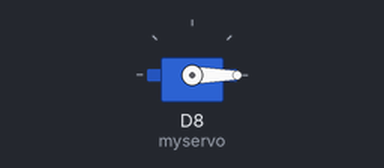
Bench run of a sketch on a simulated ESP8266 (NodeMCU). Parts: servo.

Above: at 0.05 s.
Timing chart, 0 to 4.6 s (numbered marks = the images above):
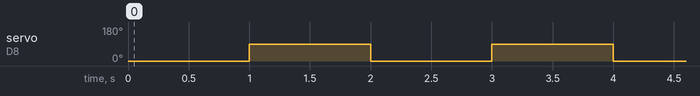

The sketch:

TestServo.ino
```cpp
#include <Servo.h>
Servo myservo;
void setup()
{
  myservo.attach(D8);
}
void loop()
{
        myservo.write(0);
        delay(1000);
        myservo.write(90);
        delay(1000);
//        myservo.write(180);
//        delay(1000);
}
```

Measured:
- by itself, servo on D8 (myservo): alternates 90° for 1.0 s and 0° for 1.0 s
